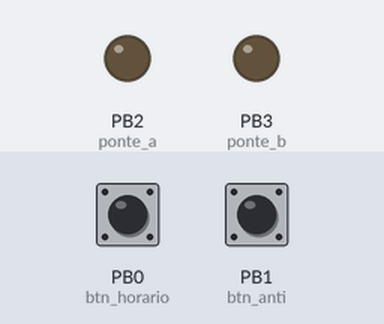
Bench run of a sketch on a simulated ATtiny85, built with avr-gcc and run on an emulated ATtiny85. Shown: output pins drawn as LEDs (lit = HIGH). The inputs (shaded band) are chosen by the test bench; at power-on: PB1 (btn_anti) LOW, PB0 (btn_horario) LOW.

Above: at 1.2 s.
1.3 s: PB1 (btn_anti) pulled HIGH for 0.15 s
At 1.8 s:
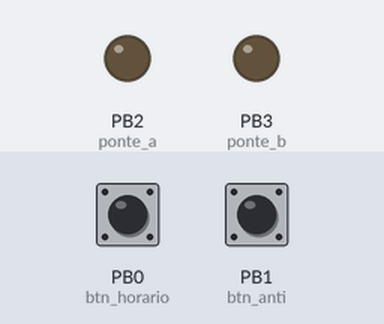
3.0 s: PB0 (btn_horario) pulled HIGH for 0.15 s
At 4.3 s:
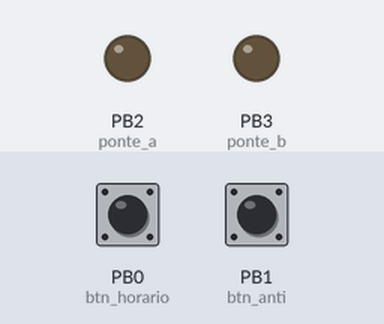
4.7 s: PB0 (btn_horario) pulled HIGH for 3.2 s
At 5.3 s:
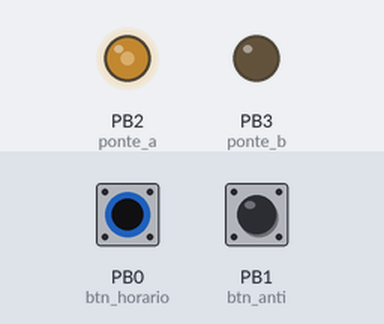
9.4 s: PB1 (btn_anti) pulled HIGH for 1 s
At 10.1 s:
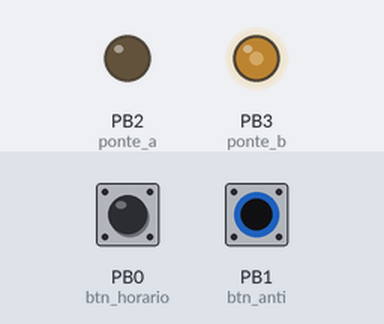
11.9 s: PB1 (btn_anti) pulled HIGH for 3.2 s
At 16.1 s:
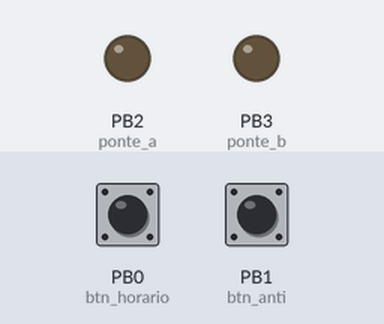
16.6 s: PB0 (btn_horario) driven HIGH and PB1 (btn_anti) driven HIGH
At 17.9 s:
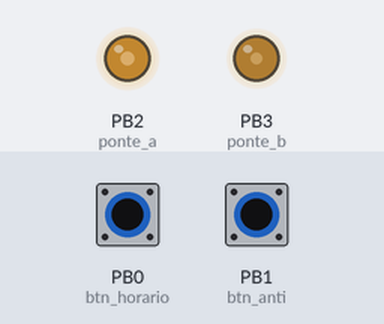
Timing chart, 0 to 19.1 s (numbered marks = the images above; inputs shaded):
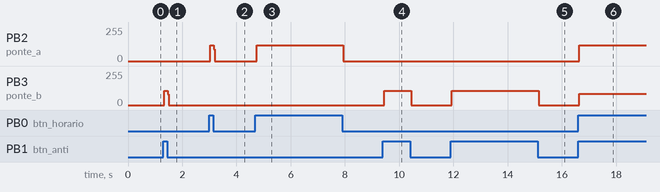

Measured:
- after the input at 1.3 s, PB3 (ponte_b): 0/255 → 107/255 at once, → 0/255 0.12 s later
- after the input at 3.0 s, PB2 (ponte_a): 0/255 → 119/255 at once, → 0/255 0.12 s later
- after the input at 4.7 s, PB2 (ponte_a): 0/255 → 119/255 at once, → 0/255 3.2 s later
- after the input at 9.4 s, PB3 (ponte_b): 0/255 → 107/255 at once, → 0/255 1.0 s later
- after the input at 11.9 s, PB3 (ponte_b): 0/255 → 107/255 at once, → 0/255 3.2 s later
- after the input at 16.6 s, PB2 (ponte_a): 0/255 → 120/255 at once; PB3 (ponte_b): 0/255 → 83/255 at once

The sketch:

ponte-h.ino
```cpp
/* Código para disciplina de Engenharia de Produto
   Ponte H controlada por Attiny 85
*/

//Pinagem da ponte H e dos botes
#define btn_horario 0
#define btn_anti 1
#define ponte_a 2
#define ponte_b 3


void setup() {
  //Configura as entradas e saídas digitais
  pinMode(btn_horario, INPUT);
  pinMode(btn_anti, INPUT);
  pinMode(ponte_a, OUTPUT);
  pinMode(ponte_b, OUTPUT);

}

void loop() {
  // Verifica se algum botão foi precionado

  //gira o motor no sentido horario
  if (digitalRead(btn_horario) == HIGH) {
    digitalWrite(ponte_a, HIGH);
    digitalWrite(ponte_b, LOW);
  }

   //gira o motor no sentido anti horario
  if (digitalRead(btn_anti) == HIGH) {
    digitalWrite(ponte_b, HIGH);
    digitalWrite(ponte_a, LOW);
  }

  //mantem o motor parado enquanto nenhum botão é precionado
  digitalWrite(ponte_a, LOW);
  digitalWrite(ponte_b, LOW);
}
```
